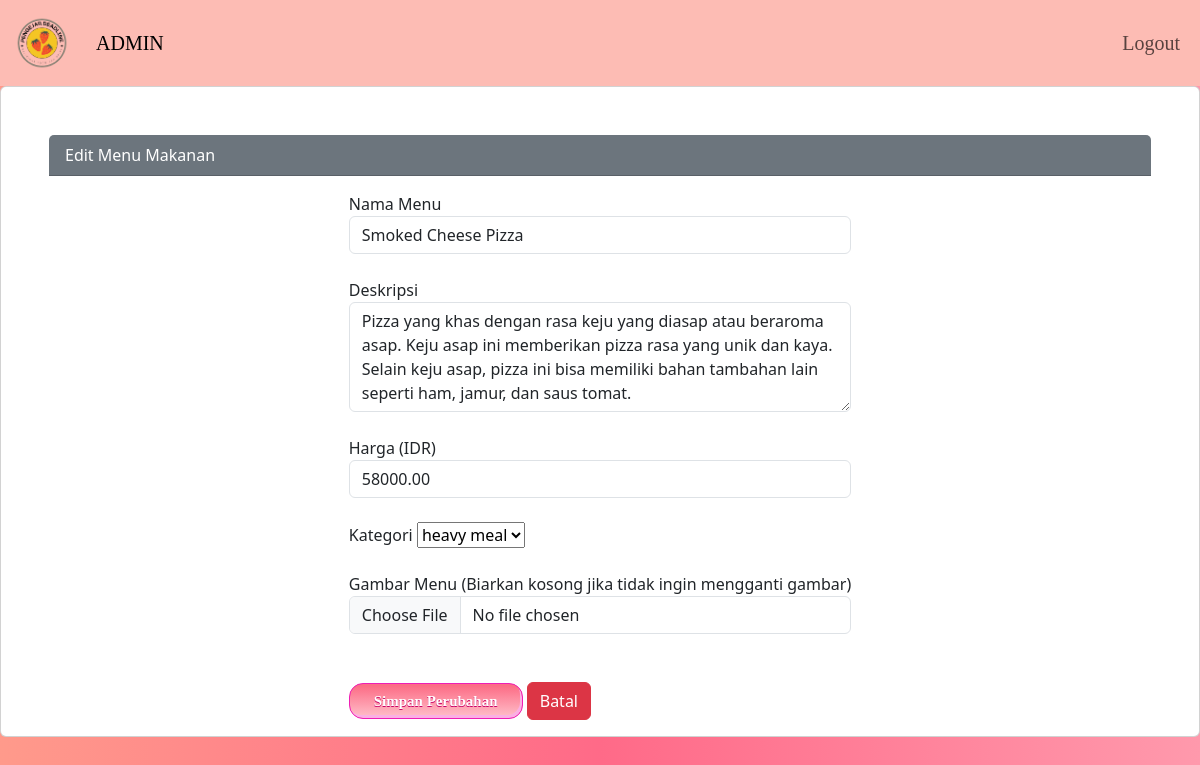
Screenshot of /admin/edit_menu.php?item_id=6 (signed in) with the database file from the repository.
### tables this page shows
CREATE TABLE `menuitems` (
  `Item_ID` int(11) NOT NULL,
  `Name` varchar(255) NOT NULL,
  `Description` text DEFAULT NULL,
  `Price` decimal(10,2) NOT NULL,
  `Category_ID` int(11) DEFAULT NULL,
  `ImageURL` varchar(255) DEFAULT NULL
);

### admin/edit_menu.php (the view, shortened to what this page needs)
<?php
$host = "localhost";
$user = "root";
$pass = "";
$db = "orderfood";
$koneksi = mysqli_connect($host, $user, $pass, $db);
if (isset($_GET['item_id'])) {
    $item_id = $_GET['item_id'];
    $sql = "SELECT * FROM menuitems WHERE Item_ID = ?";
    $stmt = mysqli_prepare($koneksi, $sql);
    mysqli_stmt_bind_param($stmt, "i", $item_id);
    mysqli_stmt_execute($stmt);
    $result = mysqli_stmt_get_result($stmt);
    $menu_item = mysqli_fetch_assoc($result);
} else {
    header("Location: index.php");
    exit();
}
?>
<!DOCTYPE html>
<html lang="en">
<head>
    <link rel="stylesheet" href="../styles.css">
    <link href="https://cdn.jsdelivr.net/npm/bootstrap@5.3.2/dist/css/bootstrap.min.css" rel="stylesheet">
</head>
<body>
    <nav class="navbar navbar-expand-lg navbar-light" style="background-color:#fdbcb4; font-size:20px; font-family:Georgia, serif;">
    <div class="container-fluid">
        <a class="navbar-brand" href="home.php">
        <img src="../images/logo_websitefood.png" alt="Website Logo" width="60">
        </a>
        <div class="collapse navbar-collapse" id="navbarSupportedContent">
        <ul class="navbar-nav me-auto mb-2 mb-lg-0">
            <li class="nav-item">
            <a class="nav-link active" aria-current="page" href="#">ADMIN</a>
            </li>
        </ul>
        <ul class="navbar-nav">
            <li class="nav-item">
            <a class="nav-link" href="../logout.php">Logout</a>
            </li>
        </ul>
        </div>
    </div>
    </nav>
<div class="card">
    <div class="card-header text-white bg-secondary mt-5 me-5 ms-5">
        Edit Menu Makanan
    </div>
    <div class="card-body mx-auto">
        <form action="edit_menu.php" method="post" enctype="multipart/form-data">
            <div class="form-group">
                <label for="name">Nama Menu</label>
                <input type="text" name="name" id="name" class="form-control"  value="<?php echo $menu_item['Name']; ?>" required>
            </div>
            <br>
            <div class="form-group">
                <label for="description">Deskripsi</label>
                <textarea name="description" id="description" class="form-control" rows="4" required><?php echo $menu_item['Description'];?></textarea>
            </div>
            <br>
            <div class="form-group">
                <label for="price">Harga (IDR)</label>
                <input type="number" name="price" id="price" class="form-control" value="<?php echo $menu_item['Price']; ?>" required>
            </div>
            <br>
            <label for="category">Kategori</label>
            <select name="category" required>
                <?php
                $sql_categories = "SELECT * FROM menucategories";
                $result_categories = mysqli_query($koneksi, $sql_categories);
                while ($row = mysqli_fetch_array($result_categories)) {
                    $category_id = $row['Category_ID'];
                    $category_name = $row['Name'];
                    $selected = ($category_id == $menu_item['Category_ID']) ? 'selected' : '';
                    echo '<option value="' . $category_id . '" ' . $selected . '>' . $category_name . '</option>';
                }
                ?>
            </select>
            <br><br>
            <label for="image">Gambar Menu (Biarkan kosong jika tidak ingin mengganti gambar)</label>
            <input class="form-control" type="file" name="image" accept="image/*">
            <br><br>
            <button type="submit" class="btn btn-primary">Simpan Perubahan</button>
            <a href="index.php" class="btn btn-danger">Batal</a>
        </form>
    </div>
</div>
</body>
</html>

### styles.css (style rules this page uses)
body { font-family: "Poppins", sans-serif; background: linear-gradient(90deg, #FF9A8B, #FF6A88, #FF99AC); }

### admin/edit_menu.php (style rules this page uses)
.btn-primary { box-shadow:inset -2px -3px 0px 0px #fbafe3; font-family:Georgia, 'Times New Roman', Times, serif; background:linear-gradient(to bottom, #FC6C85 5%, #ffc0cb 100%); background-color:#ff5bb0; background-color:#ff5bb0; border-radius:14px; border:1px solid #ee1eb5; display:inline-block; cursor:pointer; color:#ffffff; font-family:Georgia; font-size:15px; font-weight:bold; padding:6px 24px; text-decoration:none; text-shadow:0px 1px 0px #c70067; }

### rows the page displays
menuitems: name "Smoked Cheese Pizza", description "Pizza yang khas dengan rasa keju yang diasap atau beraroma asap. Keju asap ini memberikan pizza rasa yang unik dan kaya. Selain keju asap, pizza ini bisa memiliki bahan tambahan lain seperti ham, jamur, dan saus tomat.", price "58000.00"

### other values shown
form field category "heavy meal"
